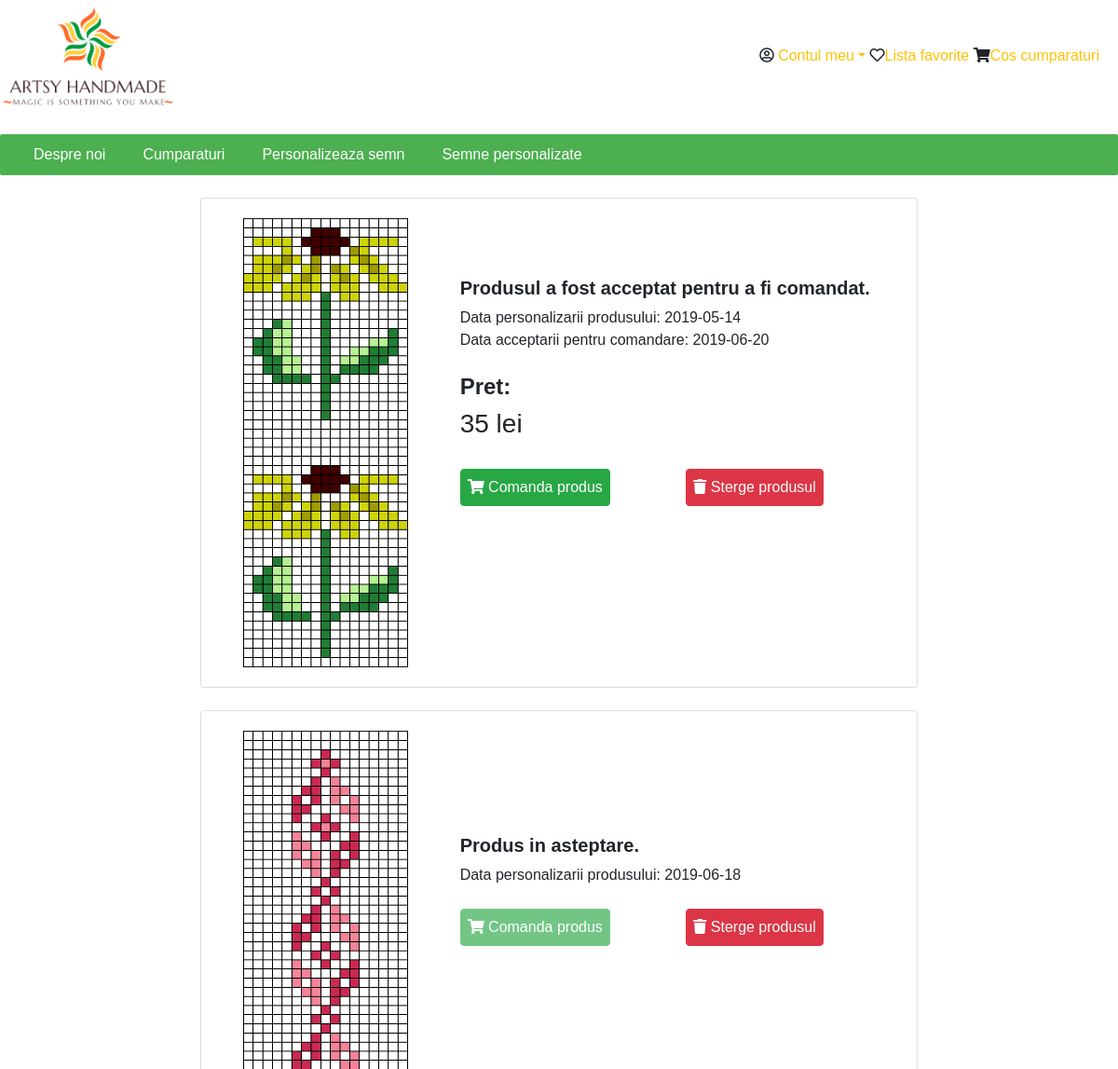
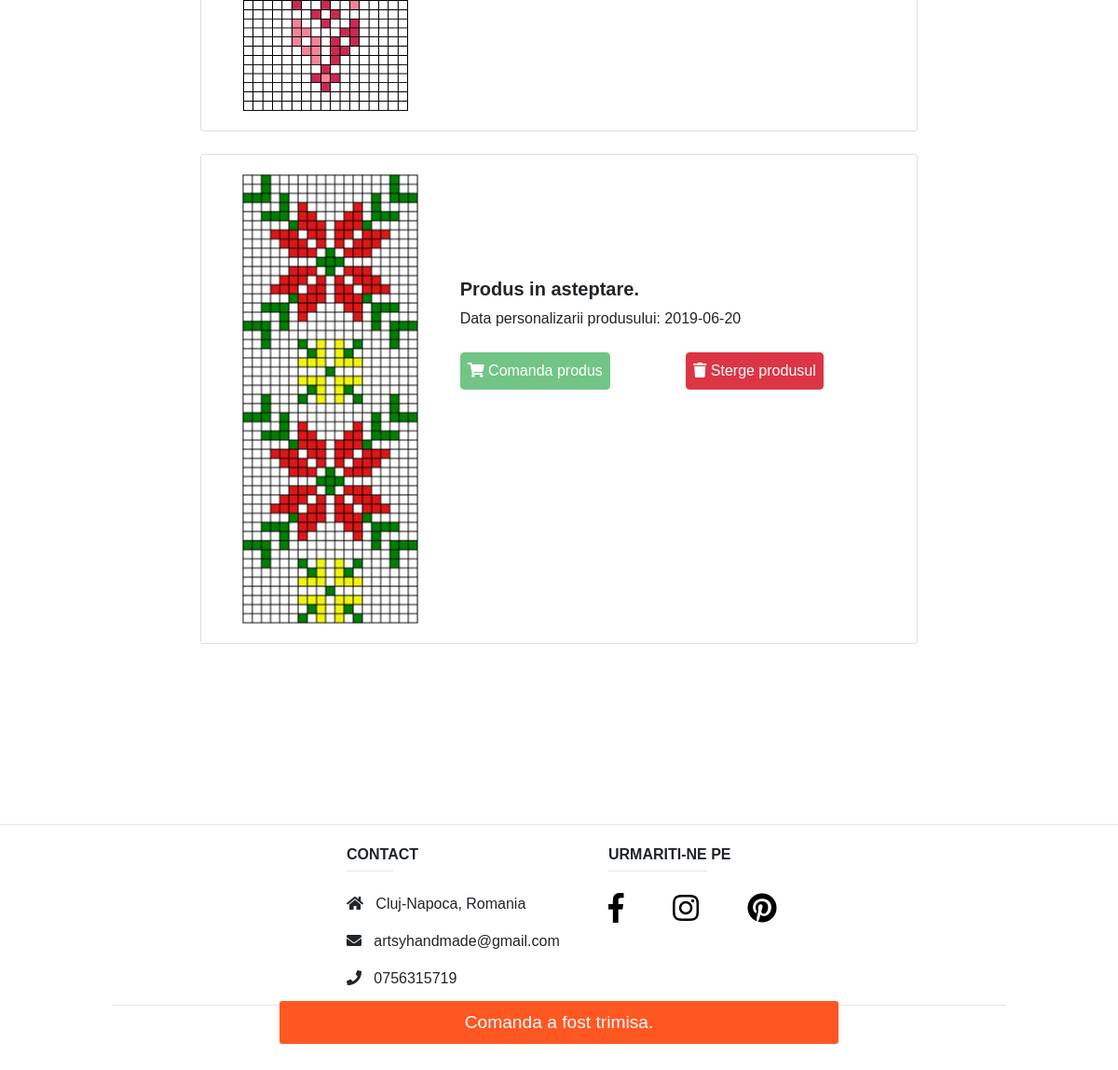
Screenshot of /sendBookmark.php (signed in) with the database file from the repository (2 pictures, top to bottom).
### tables this page shows
CREATE TABLE `bookmark` (
  `id` int(11) NOT NULL,
  `id_user` int(10) NOT NULL,
  `link` varchar(50) NOT NULL,
  `date` date NOT NULL,
  `evaluation_date` date NOT NULL,
  `price` int(10) NOT NULL,
  `checked` tinyint(1) NOT NULL,
  `ordered` int(10) NOT NULL
);

### sendBookmark.php (called while the page is built, shortened)
<?php
include("connection.php");
include('showBookmarks.php');
?>

### showBookmarks.php (the view, shortened to what this page needs)
<?php
include "connection.php";
?>
<!DOCTYPE html>
<html lang="en">
<head>
    <link rel="stylesheet" href="https://maxcdn.bootstrapcdn.com/bootstrap/4.3.1/css/bootstrap.min.css">
    <link rel='stylesheet' href='https://use.fontawesome.com/releases/v5.7.0/css/all.css'
>
    <link rel="stylesheet" href="style.css">
</head>
<body>
<div>
    <div class="d-inline">
        <img src="myLogo.png" class="myLogo">
    </div>
    <div class="options d-inline">
        <span class="dropdown"><i class="far fa-user-circle"></i>
            <a href="#" class=" dropdown dropdown-toggle link-text" data-toggle="dropdown">Contul meu</a>
        </span>
        <i class='far fa-heart'></i><a href="wishList.php"><span class="link-text">Lista favorite</span></a>
        <i class="fa fa-shopping-cart"></i><a href="shoppingCart.php"><span class="link-text">Cos cumparaturi</span></a>
    </div>
</div>
<br>
<div class="navbar">
    <a href="aboutUs.php">Despre noi</a>
    <a href="clientHome.php">Cumparaturi</a>
    <a href="customize.php">Personalizeaza semn</a>
    <a href="showBookmarks.php">Semne personalizate</a>
</div>
<br>
<?php
$username = $_SESSION['user']['username'];
$query1 = mysqli_query($conn, "SELECT id FROM users WHERE username='$username'");
if (mysqli_num_rows($query1) > 0) {
    $row1 = mysqli_fetch_array($query1);
    $userId = $row1[0];
    $query2 = mysqli_query($conn, "SELECT * FROM bookmark WHERE id_user = '$userId' AND ordered=0");
    if (mysqli_num_rows($query2) > 0) {
        while ($row2 = mysqli_fetch_array($query2)) {
            $link = $row2[2];
            $date = $row2[3];
            $evaluationDate = $row2[4];
            $price = $row2[5];
            $checked = $row2[6];
            ?>
            <div class="d-flex justify-content-center">
                <div class="col-md-8">
                    <div class="list-group-item flex-column align-items-start">
                        <?php
                        if ($checked == 1) {
                            ?>
                            <div class="container">
                                <div class="row">
                                    <div class="col-4">
                                        <img src="<?php echo $link ?>">
                                    </div>
                                    <div class="col-8">
                                        <div>
                                            <br>
                                            <br>
                                            <br>
                                            <h5>
                                                <strong>Produsul a fost acceptat pentru a fi comandat.</strong>
                                            </h5>
                                            <div>Data personalizarii produsului: <?php echo $date ?></div>
                                            <div>Data acceptarii pentru comandare: <?php echo $evaluationDate ?></div>
                                            <br>
                                            <div>
                                                <h4><strong>Pret:</strong></h4>
                                                <h3><?php echo $price ?> lei</h3>
                                            </div>
                                        </div>
                                        <br>
                                        <div class="row">
                                            <div class="col">
                                                <form action="orderBookmark.php" method="post">
                                                    <button class="btn btn-labeled btn-success">
                                                        <span class="btn-label"><i
                                                                    class="fa fa-shopping-cart"></i></span>
                                                        Comanda produs
                                                    </button>
                                                </form>
                                            </div>
                                            <div class="col">
                                                <form action="deleteBookmark.php" method="post">
                                                    <button class="btn btn-labeled btn-danger">
                                                        <span class="btn-label"><i class="fas fa-trash"></i></span>
                                                        Sterge
                                                        produsul
                                                    </button>
                                                </form>
                                            </div>
                                        </div>
                                    </div>
                                </div>
                            </div>
                            <?php
                        } else {
                            ?>
                            <div class="container">
                                <div class="row">
                                    <div class="col-4">
                                        <img src="<?php echo $link ?>">
                                    </div>
                                    <div class="col-8">
                                        <div>
                                            <br>
                                            <br>
                                            <br>
                                            <br>
                                            <br>
                                            <h5>
                                                <strong>Produs in asteptare.</strong>
                                            </h5>
                                            <div>Data personalizarii produsului: <?php echo $date ?></div>
                                        </div>
                                        <br>
                                        <div class="row">
                                            <div class="col">
                                                <form action="orderBookmark.php" method="post">
                                                    <button class="btn btn-labeled btn-success" disabled>
                                                        <span class="btn-label"><i
                                                                    class="fa fa-shopping-cart"></i></span>
                                                        Comanda produs
                                                    </button>
                                                </form>
                                            </div>
                                            <div class="col">
                                                <form action="deleteBookmark.php" method="post">
                                                    <button class="btn btn-labeled btn-danger">
                                                        <span class="btn-label"><i class="fas fa-trash"></i></span>
                                                        Sterge
                                                        produsul
                                                    </button>
                                                </form>
                                            </div>
                                        </div>
                                    </div>
                                </div>
                            </div>
                            <?php
                        }
                        ?>
                    </div>
                </div>
            </div>
            <br>
            <?php
        }
    }
}
?>
<div id="snackbar"></div>
<br>
<br>
<br>
<br>
<br>
<br>
<br>
<hr class="mt-0 d-inline-block" style="width: 100%;">
<div class="content-footer">
    <div class="row-footer">
        <div class="col-md-4">
            <h6 class="text-uppercase font-weight-bold">Contact</h6>
            <hr class="mt-0 d-inline-block" style="width: 20%;">
            <p>
                <i class="fas fa-home"></i> &nbsp; Cluj-Napoca, Romania</p>
            <p>
                <i class="fas fa-envelope"></i> &nbsp; artsyhandmade@gmail.com</p>
            <p>
                <i class="fas fa-phone"></i> &nbsp; 0756315719</p>
        </div>
        <div class="col-md-8">
            <h6 class="text-uppercase font-weight-bold">Urmariti-ne pe</h6>
            <hr class="mt-0 d-inline-block" style="width: 20%;">
            <p>
                <a href="https://www.facebook.com/" target="_blank" class="follow-us">
                    <i class="fab fa-facebook-f white-text mr-md-5 fa-2x"> </i>
                </a>
                <a href="https://www.instagram.com/" target="_blank" class="follow-us">
                    <i class="fab fa-instagram white-text mr-md-5 fa-2x"> </i>
                </a>
                <a href="https://ro.pinterest.com/" target="_blank" class="follow-us">
                    <i class="fab fa-pinterest white-text fa-2x"> </i>
                </a>
            </p>
        </div>
    </div>
</div>
<div class="text-center">
    <div>&copy; 2019 ARTSY HANDMADE</div>
</div>
<br>
</body>
</html>

### style.css (style rules this page uses)
.navbar { overflow: hidden; background-color: #4CAF50!important; border-radius: 2px; justify-content: flex-start; padding-top: 0; padding-bottom: 0; }
.navbar a { float: left; display: block; color: white; text-align: center; padding: 10px 20px; text-decoration: none; }
.myLogo { width: 190px; height: 120px; }
.btn { padding: 7px; }
.options { float: right; padding-right: 20px; padding-top: 4%; }
.link-text { color: #ffc107!important; }
div, p, a, span, h1, h2, h3, h4, h5, h6, strong { font-family: "Comic Sans MS", cursive, sans-serif; }
#snackbar { visibility: hidden; min-width: 50%; background-color: #ff5722!important; color: #fff; text-align: center; border-radius: 3px; padding: 0.7%; position: fixed; bottom: 30px; font-size: 120%; left: 50%; transform: translateX(-50%); }
#snackbar.show { visibility: visible; -webkit-animation: fadein 0.5s, fadeout 0.5s 2.5s; animation: fadein 0.5s, fadeout 0.5s 2.5s; }
.content-footer { padding-left: 31%; }
.row-footer { display: flex; flex-wrap: wrap; margin-left: -15px; }
.follow-us, .follow-us:hover { color: black; }

### showBookmarks.php (style rules this page uses)
img { width: 200px; height: 500px; }

### rows the page displays
bookmark: link (picture), date "2019-05-14", evaluation_date "2019-06-20", price "35"
bookmark: link (picture), date "2019-06-18"
bookmark: link (picture), date "2019-06-20"
